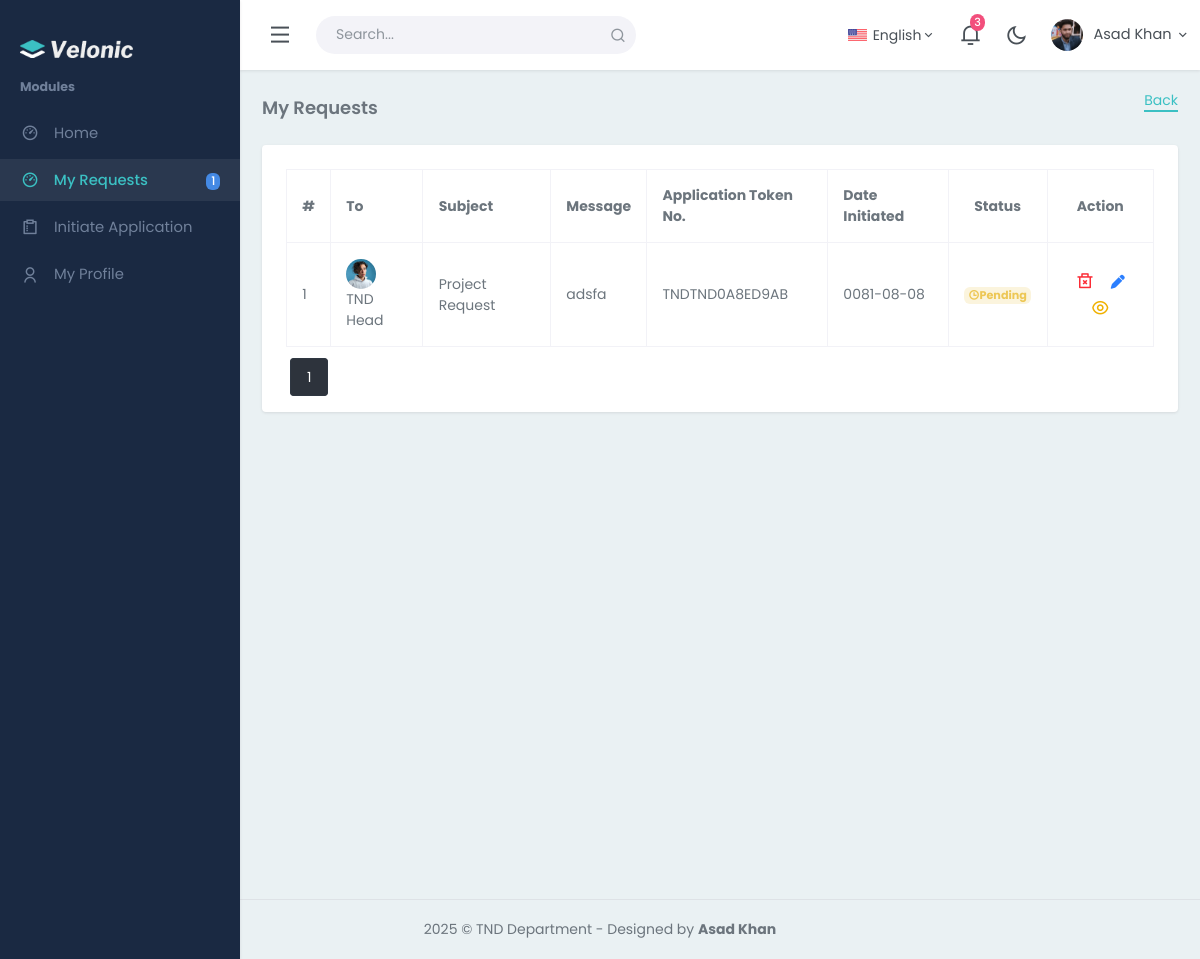
The app's page /my_requests.php (signed in), older data.
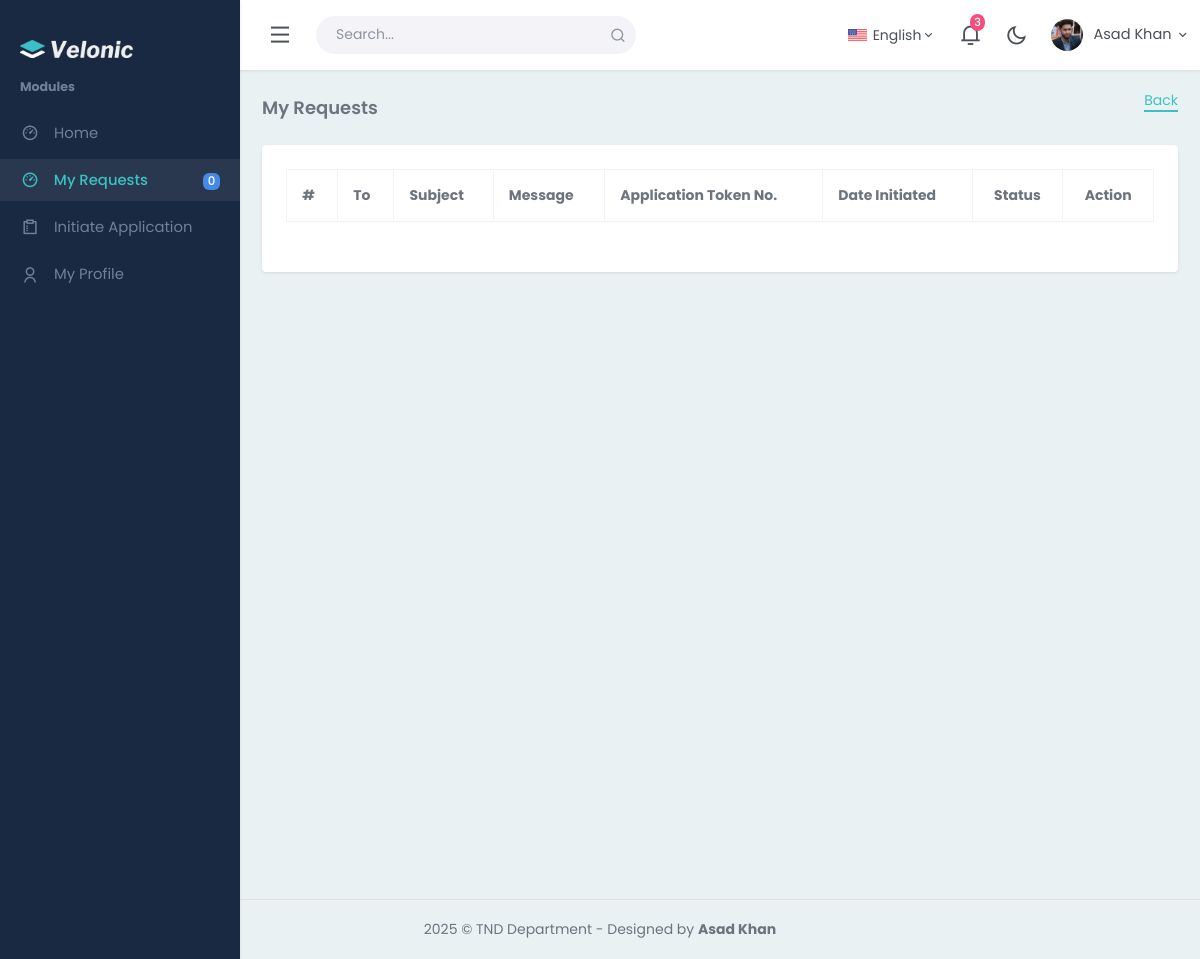
The same page, newer data.
### tables this page shows
CREATE TABLE `student_applications` (
  `student_application_id` int(11) NOT NULL,
  `student_application_date` date NOT NULL,
  `student_application_message` varchar(1000) NOT NULL,
  `student_id` varchar(256) NOT NULL,
  `student_name` varchar(256) NOT NULL,
  `student_batch_code` varchar(256) NOT NULL,
  `student_email` varchar(256) NOT NULL,
  `student_number` varchar(256) NOT NULL,
  `student_application_status` varchar(256) NOT NULL DEFAULT 'Pending',
  `student_current_semester_id` int(11) NOT NULL,
  `student_concern_person_id` int(11) NOT NULL,
  `student_application_subject_id` int(11) NOT NULL,
  `student_user_id` int(11) NOT NULL,
  `student_application_tokenid` varchar(256) NOT NULL,
  `student_application_solutionmessage` varchar(3000) DEFAULT NULL
);

CREATE TABLE `concern_person` (
  `concern_person_id` int(11) NOT NULL,
  `concern_person_designation` varchar(256) NOT NULL
);

CREATE TABLE `all_subjects` (
  `subject_id` int(11) NOT NULL,
  `subject_title` varchar(256) NOT NULL
);

### my_requests.php (the view, shortened to what this page needs)
<?php
require_once("./base/header.php");
?>
<div class="content-page">
    <div class="content">
        <div class="container-fluid">
            <div class="row">
                <div class="col-12">
                    <div class="page-title-box">
                    <div class="page-title-right">
                            <a class="border-b-2" href="javascript:void(0)" onclick="window.history.back()">Back</a>
                        </div>
                        <h4 class="page-title">My Requests</h4>
                    </div>
                </div>
            </div>
            <div class="row">
                <div class="col-xl-12">
                    <div class="card">
                        <div class="card-body">
                            <div class="table-responsive-sm">
                            <?php
                    $records_per_page = 10;
                    $page = isset($_GET['page']) ? (int)$_GET['page'] : 1;
                    $offset = ($page - 1) * $records_per_page;
                    $select_query = "SELECT
                    student_applications.student_application_id,
                    student_applications.student_application_tokenid,
                    student_applications.student_application_date,
                    student_applications.student_application_status,
                    student_applications.student_application_message,
                    concern_person.concern_person_designation AS concern_person,
                    all_subjects.subject_title
                FROM
                    student_applications
                INNER JOIN
                    concern_person
                ON
                    student_applications.student_concern_person_id = concern_person.concern_person_id
                INNER JOIN
                    all_subjects
                ON
                    student_applications.student_application_subject_id = all_subjects.subject_id
                WHERE `student_user_id` = $_SESSION[student_user_id]
                LIMIT $offset, $records_per_page";
$execute = mysqli_query($connection, $select_query);
?>
<table class="table table-bordered border-light table-centered mb-0">
    <thead>
        <tr>
            <th>#</th>
            <th>To</th>
            <th>Subject</th>
            <th>Message</th>
            <th>Application Token No.</th>
            <th>Date Initiated</th>
            <th class="text-center">Status</th>
            <th class="text-center">Action</th>
        </tr>
    </thead>
    <tbody>
        <?php
        while($fetch = mysqli_fetch_array($execute)){
        ?>
        <tr>
            <td><?php echo $fetch['student_application_id']?></td>
            <td class="table-user">
                <img src="./images/avatar.jpg" alt="table-user" class="me-2 rounded-circle" />
                <?php echo $fetch['concern_person']?>
            </td>
            <td><?php echo $fetch['subject_title']?></td>
            <td>
                <?php
                $student_application_message = $fetch['student_application_message'];
                $short_student_application_message = substr($student_application_message, 0, 10);
                echo $short_student_application_message.(strlen($student_application_message) > 10 ? "..." : "")
                ?>
            </td>
            <td>TND<?php echo $fetch['student_application_tokenid']?></td>
            <td><?php echo $fetch['student_application_date']?></td>
            <td class="text-center">
                <?php
                if($fetch['student_application_status'] == "Pending"){
                ?>
                    <span class="fw-bold badge bg-warning-subtle text-warning">
                        <i class="ri-time-line text-warning"></i><?php echo $fetch['student_application_status']?>
                    </span>
                <?php
                } else if($fetch['student_application_status'] == "Process"){
                ?>
                    <span class="fw-bold badge bg-info-subtle text-info">
                        <i class="ri-time-line text-info"></i><?php echo $fetch['student_application_status']?>
                    </span>
                <?php
                } else if($fetch['student_application_status'] == "Solved"){
                ?>
                    <span class="fw-bold badge bg-success-subtle text-success">
                        <i class="ri-time-line text-success"></i><?php echo $fetch['student_application_status']?>
                    </span>
                <?php
                } else if($fetch['student_application_status'] == "Rejected"){
                ?>
                <span class="fw-bold badge bg-danger-subtle text-danger">
                        <i class="ri-time-line text-danger"></i><?php echo $fetch['student_application_status']?>
                    </span>
                    <?php
                }
                    ?>
            </td>
            <td class="text-center">
                <a href="?delete=<?php echo $fetch['student_application_id']?>" class="text-sm fs-18 px-1">
                    <i class="ri-delete-bin-2-line text-red-500"></i>
                </a>
                <?php
                if($fetch['student_application_status'] !== "Solved" AND $fetch['student_application_status'] !== "Process" AND $fetch['student_application_status'] !== "Rejected"){
                ?>
                <a href="./student_application_form.php?update=<?php echo $fetch['student_application_id']?>" class="text-reset fs-18 px-1" title="Edit">
                    <i class="fas text-sm fa-pen text-blue-500"></i>
                </a>
                <?php
                }
                ?>
                    <a href="view_application.php?viewapplication=<?php echo $fetch['student_application_id']?>"><i class="ri-eye-line fs-18 text-yellow-500"></i></a>
            </td>
        </tr>
        <?php
        }
        ?>
    </tbody>
</table>
<?php
$total_query = "SELECT COUNT(*) FROM `student_applications` WHERE `student_user_id` = $_SESSION[student_user_id]";
$total_result = mysqli_query($connection, $total_query);
$total_records = mysqli_fetch_array($total_result)[0];
$total_pages = ceil($total_records / $records_per_page);
echo '<div class="pagination">';
for ($i = 1; $i <= $total_pages; $i++) {
    echo '<a href="?page=' . $i . '"' . ($i == $page ? ' class="active"' : '') . '>' . $i . '</a>';
}
echo '</div>';
?>
                            </div>
                        </div>
                    </div>
                </div>
            </div>
        </div>
    </div>
</div>
<?php
require_once("./base/footer.php");
?>

### base/header.php (shortened to what this page needs)
<?php
require_once("./db/db_connection.php");
?>
<!DOCTYPE html>
<html lang="en">
<head>
    <link rel="stylesheet" href="./css/daterangepicker.css">
    <link rel="stylesheet" href="./css/jquery-jvectormap-1.2.2.css">
    <link href="./css/app.min.css" rel="stylesheet" type="text/css" id="app-style" />
    <link href="./css/icons.min.css" rel="stylesheet" type="text/css" />
    <link rel="stylesheet" href="https://cdnjs.cloudflare.com/ajax/libs/izitoast/1.4.0/css/iziToast.css">
    <link rel="stylesheet" href="https://cdnjs.cloudflare.com/ajax/libs/izitoast/1.4.0/css/iziToast.min.css">
    <link rel="stylesheet" href="https://unpkg.com/flickity@2/dist/flickity.min.css">
</head>
<body>
    <body class="loading">
        <div class="wrapper">
            <div class="navbar-custom">
                <div class="topbar container-fluid">
                    <div class="d-flex align-items-center gap-1">
                        <button class="button-toggle-menu">
                            <i class="ri-menu-line"></i>
                        </button>
                        <div class="app-search d-none d-lg-block">
                            <form>
                                <div class="input-group">
                                    <input type="search" class="form-control" placeholder="Search...">
                                    <span class="ri-search-line search-icon text-muted"></span>
                                </div>
                            </form>
                        </div>
                    </div>
                    <ul class="topbar-menu d-flex align-items-center gap-3">
                        <li class="dropdown">
                            <a class="nav-link dropdown-toggle arrow-none" data-bs-toggle="dropdown" href="#"
                                role="button" aria-haspopup="false" aria-expanded="false">
                                <img src="./images/us.jpg" alt="user-image" class="me-0 me-sm-1 h-3 w-auto">
                                <span class="align-middle d-none d-lg-inline-block">English</span>
                                <i class="ri-arrow-down-s-line d-none d-sm-inline-block align-middle"></i>
                            </a>
                        </li>
                        <li class="dropdown notification-list">
                            <a class="nav-link dropdown-toggle arrow-none" data-bs-toggle="dropdown" href="#"
                                role="button" aria-haspopup="false" aria-expanded="false">
                                <i class="ri-notification-3-line fs-22"></i>
                                <span class="noti-icon-badge badge text-bg-pink">3</span>
                            </a>
                        </li>
                        <li class="d-none d-sm-inline-block">
                            <div class="nav-link" id="light-dark-mode">
                                <i class="ri-moon-line fs-22"></i>
                            </div>
                        </li>
                        <li class="dropdown">
                            <a class="nav-link dropdown-toggle arrow-none nav-user" data-bs-toggle="dropdown" href="#"
                                role="button" aria-haspopup="false" aria-expanded="false">
                                <span class="account-user-avatar">
                                    <img src="./<?php echo $_SESSION['student_user_image']?>" alt="user-image"
                                        width="32" class="rounded-circle">
                                </span>
                                <span class="d-lg-block d-none">
                                    <h5 class="my-0 fw-normal"><?php echo $_SESSION['student_user_name']?> <i
                                            class="ri-arrow-down-s-line d-none d-sm-inline-block align-middle"></i></h5>
                                </span>
                            </a>
                        </li>
                    </ul>
                </div>
            </div>
            <div class="leftside-menu pt-10">
                <a href="index.php" class="logo logo-light">
                    <span class="logo-lg">
                        <img src="./images/logo.png" alt="logo">
                    </span>
                </a>
                <div class="h-100" id="leftside-menu-container" data-simplebar>
                    <ul class="side-nav">
                        <li class="side-nav-title">Modules</li>
                        <?php
                        if(isset($_SESSION['user_role']) && $_SESSION['user_role'] == "student"){
                    ?>
                            <li class="side-nav-item">
                            <a href="./index.php" class="side-nav-link">
                                <i class="ri-dashboard-3-line"></i>
                                <span> Home </span>
                            </a>
                        </li>
                        <li class="side-nav-item">
                            <a href="./my_requests.php" class="side-nav-link">
                                <i class="ri-dashboard-3-line"></i>
                                <?php
                            $select_query = "SELECT * FROM `student_applications` WHERE `student_user_id` = $_SESSION[student_user_id]";
                            $execute = mysqli_query($connection, $select_query);
                            $count_records = mysqli_num_rows($execute);
                            ?>
                                <span class="badge bg-success float-end"><?php echo $count_records?></span>
                                <span> My Requests </span>
                            </a>
                        </li>
                        <li class="side-nav-item">
                            <a href="./student_application_form.php" class="side-nav-link">
                                <i class="ri-survey-line"></i>
                                <span> Initiate Application </span>
                            </a>
                        </li>
                        <?php
                    }
                    ?>
                        <li class="side-nav-item">
                            <a href="./profile.php" class="side-nav-link">
                                <i class="ri-user-line"></i>
                                <span> My Profile </span>
                            </a>
                        </li>
                    </ul>
                </div>
            </div>

### base/footer.php (shortened to what this page needs)
       <footer class="footer">
                <div class="container-fluid">
                    <div class="row">
                        <div class="col-12 text-center">
                            <script>document.write(new Date().getFullYear())</script> © TND Department - Designed by
                            <b>Asad Khan</b>
                        </div>
                    </div>
                </div>
            </footer>
        </div>
    <script src="https://unpkg.com/@tailwindcss/browser@4"></script>
</body>
</html>

### base/header.php (style rules this page uses)
* { font-family: "Poppins", serif; }
.pagination { display: inline-block; margin-top: 20px; }
.pagination a { color: #2D333C; padding: 8px 16px; text-decoration: none; border: 1px solid #2F3742; margin: 0 4px; border-radius: 4px; }
.pagination a.active { background-color: #2D333C; color: white; }

Row changes from the older to the newer data that the page shows:
removed student_applications: student_application_id "1", student_concern_person.concern_person_designation "TND Head", student_application_subject.subject_title "Project Request", student_application_message "adsfa", student_application_tokenid "TND0A8ED9AB", student_application_date "0081-08-08", student_application_status "Pending"
Text that changed along with them:
$count_records: "1" → "0"
list line gone: "1"
